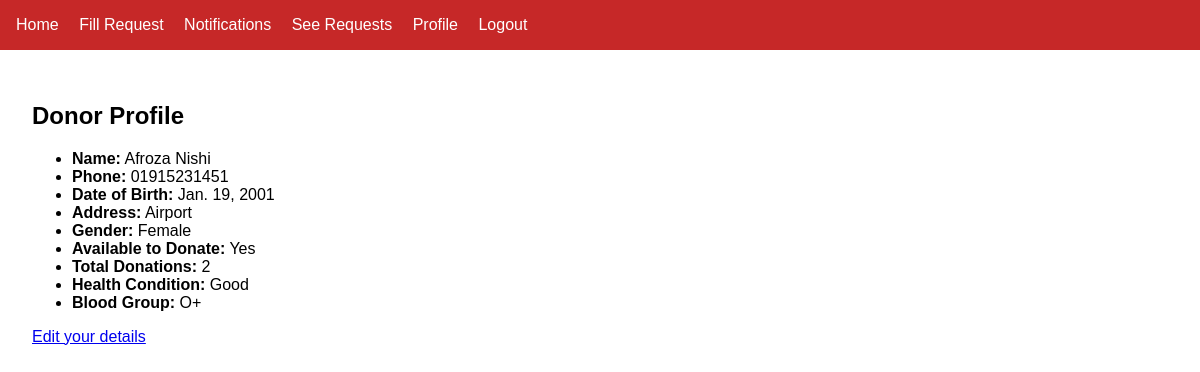
The page /donor/profile/ (signed in) on the database its author committed.
### myapp/models.py (models this page shows, shortened)
class Donor(models.Model):
    user = models.OneToOneField(User, on_delete=models.CASCADE, null=True, blank=True)
    name = models.CharField(max_length=100)
    phone = models.CharField(max_length=15)
    dob = models.DateField()
    address = models.TextField()
    gender = models.CharField(max_length=10)
    avail_to_donate = models.BooleanField(default=True)
    donate_number = models.IntegerField(default=0)
    health_condition = models.TextField()
    blood = models.ForeignKey(Blood, on_delete=models.CASCADE)
    last_donated = models.DateField(null=True, blank=True)

class Blood(models.Model):
    blood_group = models.CharField(max_length=10)

### myapp/views.py (the view)
# urls.py: path('donor/profile/', views.donor_profile_view, name='donor_profile'), #done
@login_required
def donor_profile_view(request):
    user = request.user
    if user.role != 'donor':
        return HttpResponseForbidden("You are not authorized to view this page.")
    try:
        donor = Donor.objects.get(user=user)
    except Donor.DoesNotExist:
        donor = None
    return render(request, 'donor/donor_profile.html', {'donor': donor})

### myapp/context_processors.py (called while the page is built)
def notifications_processor(request):
    if request.user.is_authenticated:
        unread_notifications = request.user.recipient_notifications.filter(is_read=False)
        return {
            'notifications': request.user.recipient_notifications.order_by('-created_at')[:5],
            'unread_count': unread_notifications.count(),
        }
    return {}

### myapp/templates/donor/donor_profile.html (shortened to what this page needs)
{% extends "base.html" %}
{% block content %}
<div class="max-w-3xl mx-auto p-6 bg-white rounded shadow mt-8">
    <h2 class="text-2xl font-bold text-red-600 mb-4">Donor Profile</h2>
    {% if donor %}
        <ul class="space-y-2">
            <li><strong>Name:</strong> {{ donor.name }}</li>
            <li><strong>Phone:</strong> {{ donor.phone }}</li>
            <li><strong>Date of Birth:</strong> {{ donor.dob }}</li>
            <li><strong>Address:</strong> {{ donor.address }}</li>
            <li><strong>Gender:</strong> {{ donor.gender }}</li>
            <li><strong>Available to Donate:</strong> {{ donor.avail_to_donate|yesno:"Yes,No" }}</li>
            <li><strong>Total Donations:</strong> {{ donor.donate_number }}</li>
            <li><strong>Health Condition:</strong> {{ donor.health_condition }}</li>
            <li><strong>Blood Group:</strong> {{ donor.blood.blood_group }}</li>
        </ul>
    {% else %}
        <p class="text-red-500">No donor profile found.</p>
    {% endif %}
    <div class="mt-8 text-center">
        <a href="{% url 'edit_donor_profile' %}" class="inline-block bg-green-600 text-white px-6 py-2 rounded hover:bg-green-700">Edit your details</a>
    </div>
</div>
{% endblock %}

### myapp/templates/base.html (style rules this page uses)
body { font-family: Arial, sans-serif; margin: 0; padding: 0; }

### rows shown on the page
Donor: name "Afroza Nishi", phone "01915231451", dob "Jan. 19, 2001", address "Airport", gender "Female", avail_to_donate "Yes", donate_number "2", health_condition "Good", blood.blood_group "O+"
